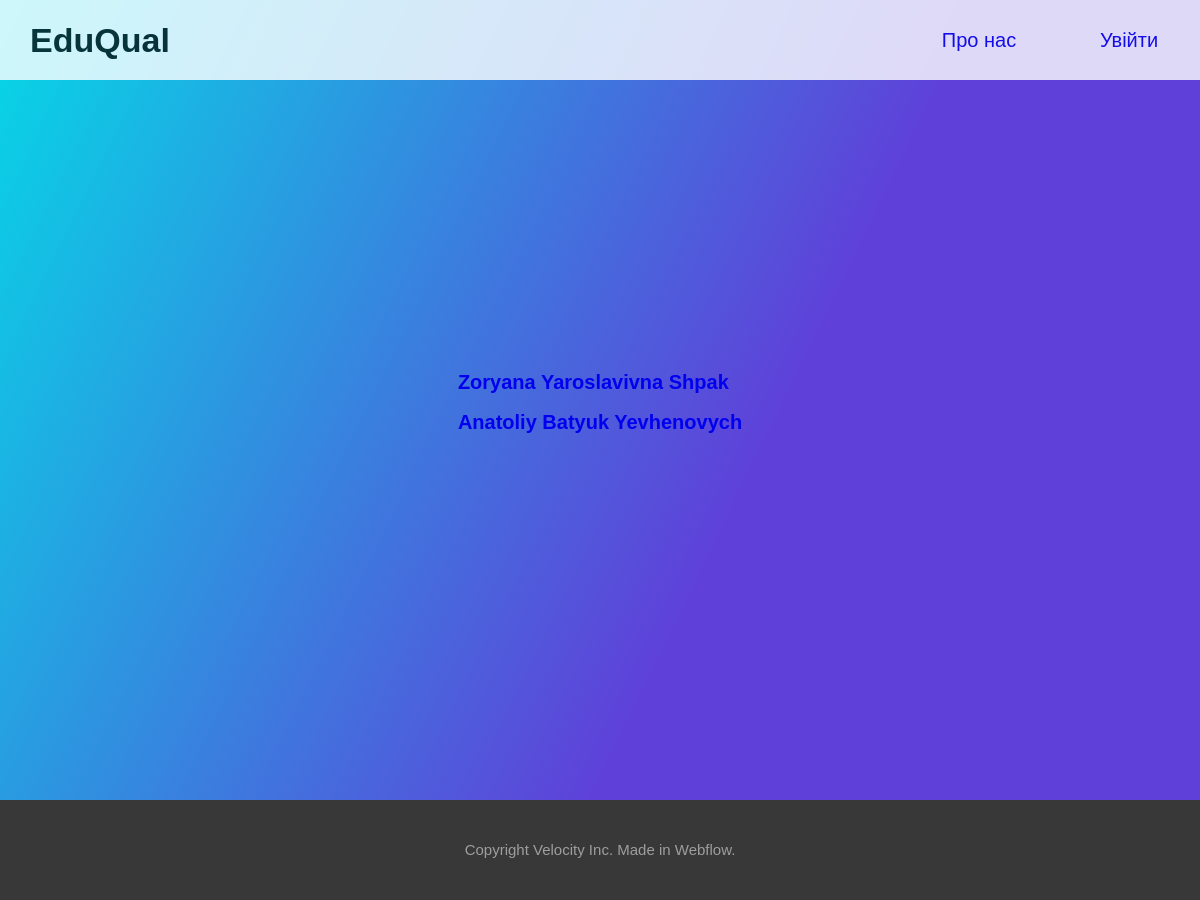
Before: /teachers/ with the older database file.
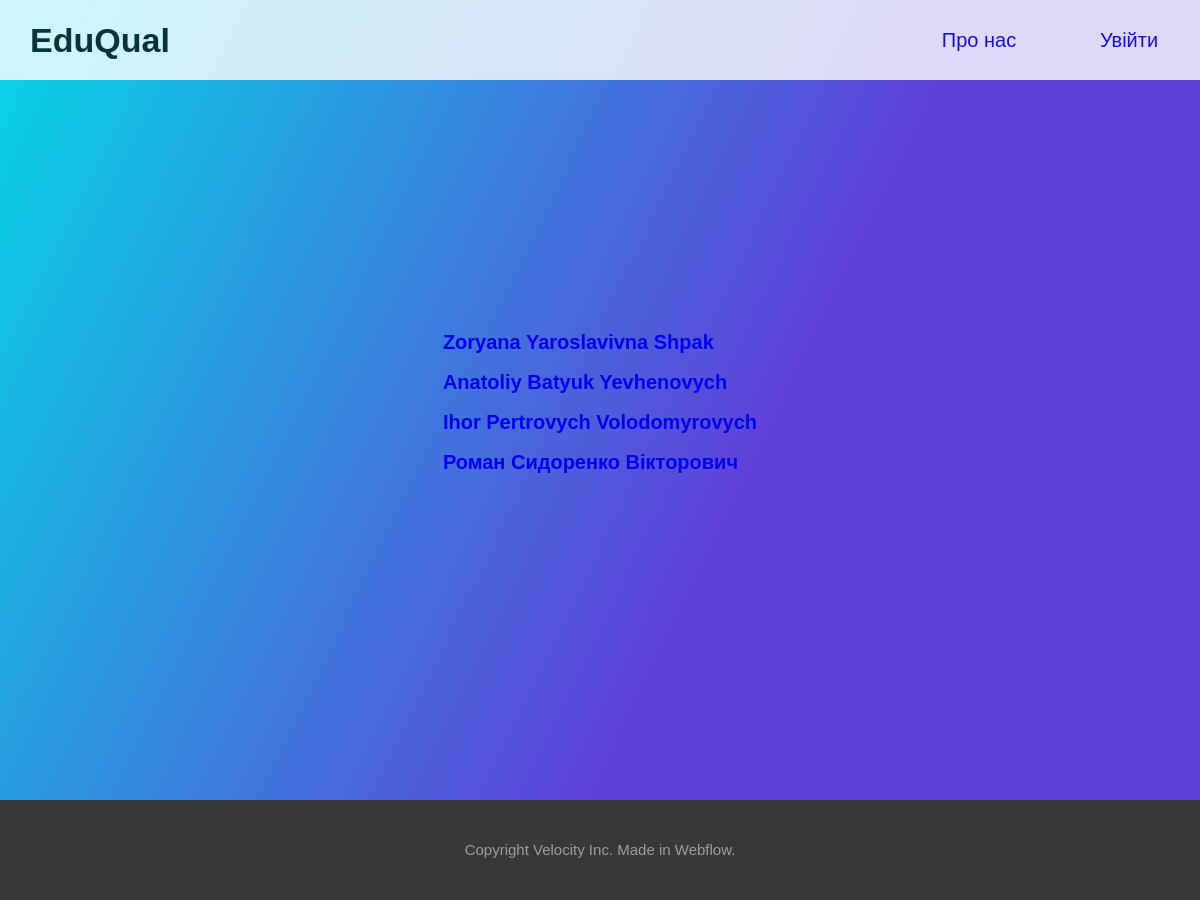
After: the same page with the newer database file.
### poll/models.py (models this page shows, shortened)
class Teacher(models.Model):
    firstname = models.CharField(max_length=30)
    lastname = models.CharField(max_length=30)
    surname = models.CharField(max_length=30)
    score = models.IntegerField(default=0)
    user = models.OneToOneField(User, on_delete=models.CASCADE, null=True, blank=True)
    class Meta:
        verbose_name = "Teacher"
        verbose_name_plural = "Teachers"

### poll/views.py (the view)
# urls.py: path('teachers/', teachers, name='teachers'),
def teachers(request):
    context = {'subjects':Teacher.objects.all()}
    return render(request, "users/teachers.html", context=context)

### poll/templates/users/teachers.html (shortened to what this page needs)
{% load static %}
<!doctype html>
<html lang="en">
<head>
    <link rel="stylesheet" href="{% static 'style_sub.css' %} ">
</head>
<body>
<div class="header disp">
    <div class="logo">
        <p class="logo-text disp"><b>EduQual</b></p>
    </div>
    <div class="menu disp">
        <a class="item" href="#about">Про нас</a>
        {% if user.is_authenticated %}
            <a class="item"  href="{% url 'march' %}">Мерч</a>
            <a class="item" href="{% url 'logout' %}">Вийти</a>
        {% else %}
            <a class="item" href="{% url 'login' %}">Увійти</a>
        {% endif %}
    </div>
</div>
    <div class="subject-box disp-centr">
        <div class="sub">
            {% for i in subjects %}
            <p class="text"><a href = '{{i.id}}/1'>{{i.firstname}} {{i.lastname}} {{i.surname}}</a></p>
            {% endfor %}
        </div>
    </div>
    <div class="sixth-page">
        <div class="text-six">Copyright Velocity Inc. Made in Webflow.</div>
    </div>
</body>
</html>

Changed rows visible on the page:
added Teacher: firstname "Ihor", lastname "Pertrovych", surname "Volodomyrovych"
added Teacher: firstname "Роман", lastname "Сидоренко", surname "Вікторович"
